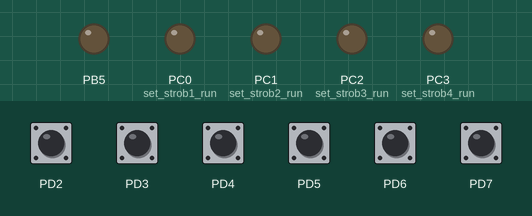
Bench run of a program on a simulated ATmega168, built with avr-gcc and emulated at 16 MHz. Parts: output pins drawn as LEDs (lit = HIGH). Inputs (shaded band) come from the test bench; at power-on: PD2, PD3 HIGH, PD4–7 LOW.

Above: at 1.3 s.
1.4 s: PD4 pulled HIGH for 0.15 s
At 2.0 s:
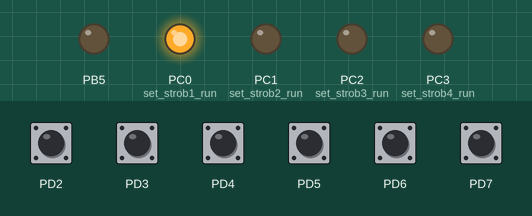
4.5 s: PD5 pulled HIGH for 0.15 s
At 5.5 s:
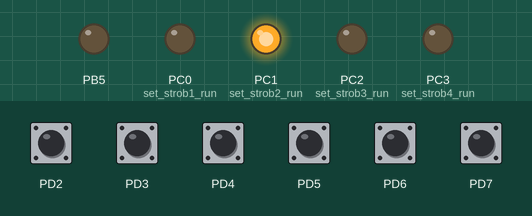
7.6 s: PD6 pulled HIGH for 0.15 s
At 7.9 s:
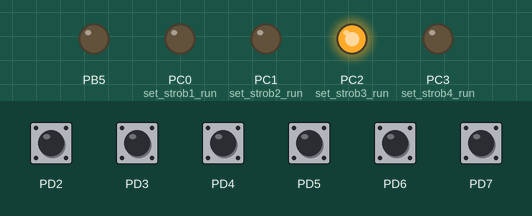
10.7 s: PD7 pulled HIGH for 0.15 s
At 11.4 s:
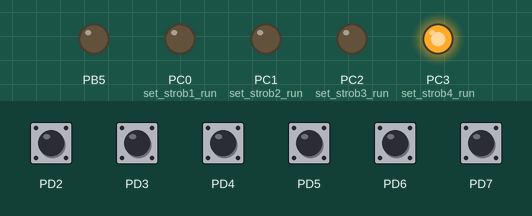
13.8 s: PD7 pulled HIGH for 1 s
At 16.7 s:
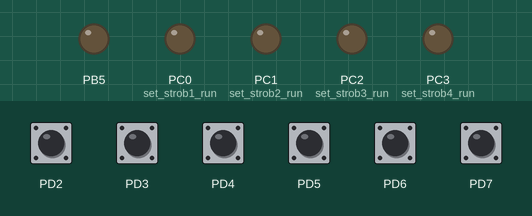
17.0 s: PD4 pulled HIGH for 1 s
At 17.4 s:
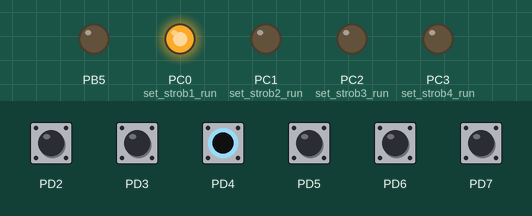
Timing chart, 0 to 20.2 s (numbered marks = the images above; inputs shaded):
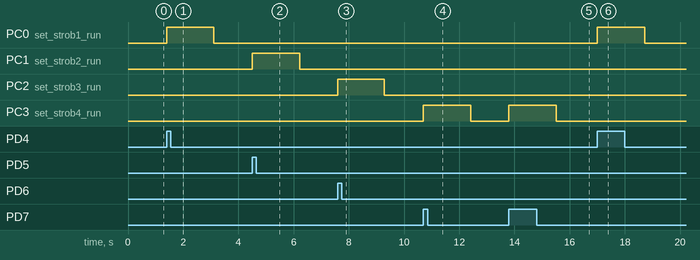

The program:

STKbd.c
```c
/*
 * STKbd.c
 *
 * Created: 04.09.2017 15:50:54
 *  Author: Artp
 */


#include <avr/io.h>
#include <avr/interrupt.h>
#include <avr/pgmspace.h>

#include <util/delay.h>
#include <string.h>
#include <stdio.h>

#include "uart.h"
#include "timer.h"

//#define CONSOLE_DEBUG 1
#undef CONSOLE_DEBUG
#include "debug.h"

#define STROB_TIMEOUT (clock_time_t)(CLOCK_SECOND * 17 / 10)
#define STROB_PAUSE (clock_time_t)(CLOCK_SECOND * 5 / 10)
//#define STROB_TIMEOUT (clock_time_t)(CLOCK_SECOND * 5)

//=============== Pin assigment
/*
#define KEY1 PORTD4		// D4
#define KEY2 PORTD5		// D5
#define KEY3 PORTD6		// D6
#define KEY4 PORTD7		// D7

#define RS1 PORTB0		// Rotation sensor #1 (8) (2) - PD2 - INT0
#define RS2 PORTB1		// Rotation sensor #2 (9) (3) - PD3 - INT1

#define STROB1			// PORTC0 (A0)
#define STROB2			// PORTC1 (A1)
#define STROB3			// PORTC2 (A2)
#define STROB4			// PORTC3 (A3)

// KEY1, KEY2, RS1 -> STROB1,STROB2
*/

// first channel
#define key1_pressed bit_is_set(PIND,PORTD4)
#define key2_pressed bit_is_set(PIND,PORTD5)

#define set_strob1_run (PORTC |= _BV(PORTC0))
#define set_strob1_stop (PORTC &= ~_BV(PORTC0))
#define strob1_runing (PINC & _BV(PORTC0))

#define set_strob2_run (PORTC |= _BV(PORTC1))
#define set_strob2_stop (PORTC &= ~_BV(PORTC1))
#define strob2_runing (PINC & _BV(PORTC1))

#define set_strob12_stop (PORTC &= ~( _BV(PORTC1) | _BV(PORTC0)))
#define strob12_runing (PINC & (_BV(PORTC1) | _BV(PORTC0) ) )

struct timer timer_c1;	// äëèíà ñòðîáà
struct timer timer_t1;	// ïàóçà ìåæäó ñòðîáàìè

// second channel
#define key3_pressed bit_is_set(PIND,PORTD6)
#define key4_pressed bit_is_set(PIND,PORTD7)

#define set_strob3_run (PORTC |= _BV(PORTC2))
#define set_strob3_stop (PORTC &= ~_BV(PORTC2))
#define strob3_runing (PINC & _BV(PORTC1))

#define set_strob4_run (PORTC |= _BV(PORTC3))
#define set_strob4_stop (PORTC &= ~_BV(PORTC3))
#define strob4_runing (PINC & _BV(PORTC0))

#define set_strob34_stop (PORTC &= ~( _BV(PORTC3) | _BV(PORTC2)))
#define strob34_runing (PINC & (_BV(PORTC3) | _BV(PORTC2) ) )

struct timer timer_c2;
struct timer timer_t2;	// ïàóçà ìåæäó ñòðîáàìè


ISR(INT0_vect){
/*
	if ( bit_is_clear(PINB,PORTB5)  ) {
		PORTB |= _BV(PORTB5);
		} else {
		PORTB &= ~_BV(PORTB5);
	}
*/
	set_strob12_stop;
	timer_set( &timer_t1, STROB_PAUSE);
}

ISR(INT1_vect){
/*
	if ( bit_is_clear(PINB,PORTB5)  ) {
		PORTB |= _BV(PORTB5);
		} else {
		PORTB &= ~_BV(PORTB5);
	}
*/
	set_strob34_stop;
	timer_set( &timer_t2, STROB_PAUSE);
}

int main(void)
{

	// input - keys (4-7) and Rotation sensors (2-3)
	DDRD = (0<<PORTD2) | (0<<PORTD3) | (0<<PORTD4) | (0<<PORTD5) | (0<<PORTD6) | (0<<PORTD7);
	PORTD = (0<<PORTD2) | (0<<PORTD3) | (0<<PORTD4) | (0<<PORTD5) | (0<<PORTD6) | (0<<PORTD7);

	EICRA |= _BV(ISC11) | _BV(ISC01);	// çàäíèé ôðîíò
	EIMSK = _BV(INT1) | _BV(INT0);

	// output - 0-3 strobs
	DDRC = (1<<PORTC0) | (1<<PORTC1) | (1<<PORTC2) | (1<<PORTC3);
	PORTC = 0;

	// LED - PORTB5 and rotation sensors: RS1 - PORTB0, RS2 - PORTB1
	DDRB |= (1<<PORTB5) | (0<<PORTB0) | (0<<PORTB1);
	PORTB = 0;
//	PCICR |=  _BV(PCIE0);
//	PCMSK0 |= ( _BV(PCINT0) | _BV(PCINT1) );

	//PORTB &= ~(1<<PORTB5);			// çàïèøåì 0

//	uart_init();


	clock_init();
	timer_set( &timer_t1, STROB_PAUSE);
	timer_set( &timer_t2, STROB_PAUSE);

	sei();

    while(1)
    {
		// ïåðâûé êàíàë
		if( strob12_runing ){								// çíà÷èò íàõîäèìñÿ â ïðîöåññå ãåíåðàöèè ñòðîáà
			if( timer_expired( &timer_c1 ) ) {				// ìîæåò ñëèøêîì äîëãî ãåíåðèðóåì?
				set_strob12_stop;
				timer_set( &timer_t1, STROB_PAUSE);
			}
		} else {											// ñòðîáà íåò, çíà÷èò ìîæíî îïðàøèâàòü êëàâèøè
			if (timer_expired(&timer_t1)) {
				if (key1_pressed ) {
					timer_set( &timer_c1, STROB_TIMEOUT);
					set_strob1_run;
				} else if (key2_pressed) {
					timer_set( &timer_c1, STROB_TIMEOUT);
					set_strob2_run;
				}
			}
		} // çàêîí÷èëè ñ ïåðâûì êàíàëîì
		// âòîðîé êàíàë
		if( strob34_runing ){								// çíà÷èò íàõîäèìñÿ â ïðîöåññå ãåíåðàöèè ñòðîáà
			if( timer_expired( &timer_c2 ) ) {				// ìîæåò ñëèøêîì äîëãî ãåíåðèðóåì?
				set_strob34_stop;
				timer_set( &timer_t2, STROB_PAUSE);
			}
		} else {											// ñòðîáà íåò, çíà÷èò ìîæíî îïðàøèâàòü êëàâèøè
			if (timer_expired(&timer_t2)) {
				if (key3_pressed ) {
					timer_set( &timer_c2, STROB_TIMEOUT);
					set_strob3_run;
					} else if (key4_pressed) {
					timer_set( &timer_c2, STROB_TIMEOUT);
					set_strob4_run;
				}
			}
		} // çàêîí÷èëè ñ âòîðûì êàíàëîì

    }
}
```

clock.c
```c
// (licence header left out)
#include <avr/interrupt.h>

#include "clock.h"

static clock_time_t time;

/* Overflow interrupt */
ISR(TIMER1_COMPA_vect)
{
	time += 1;
}

void clock_init()
{
	time = 0;
	/* Enable compare A interrupt */
	TIMSK1 |= _BV(OCIE1A);

	/* f_cpu / 1024 and CTC mode */
//	TCCR1B |= _BV(CS12) | _BV(CS10) | _BV(WGM12);
//	OCR1A = 6104; /* Magical constant - 2Hz */

	/* f_cpu / 256 and CTC mode */
	TCCR1B |= _BV(CS12) | _BV(WGM12);
//	OCR1A = 6250; /* Magical constant - 10Hz - 100 ms */
	OCR1A = 125; /* Magical constant - 50Hz - 2 ms */
}

clock_time_t clock_time()
{
	return time;
}

void clock_set(clock_time_t t)
{
	time = t;
}
```

clock.h
```c
// (licence header left out)
#ifndef __CLOCK_H__
#define __CLOCK_H__

#include <stdint.h>

typedef uint32_t clock_time_t; /* This should serve for some time */
//#define CLOCK_CONF_SECOND		(clock_time_t)10
#define CLOCK_CONF_SECOND		(clock_time_t)500


/**
 * A second, measured in system clock time.
 *
 * \hideinitializer
 */
#ifdef CLOCK_CONF_SECOND
#define CLOCK_SECOND CLOCK_CONF_SECOND
#else
#define CLOCK_SECOND (clock_time_t)32
#endif


#define clock_time_seconds() (clock_time() / CLOCK_CONF_SECOND)
#define clock_set_seconds(x) clock_set((x) * CLOCK_CONF_SECOND)

void clock_set(clock_time_t t);
clock_time_t clock_time();

void clock_init();

#endif /* __CLOCK_H__ */
```

debug.h
```c
/*
 * debug.h
 *
 * Created: 16.11.2016 18:41:07
 *  Author: Artp
 */


#ifndef DEBUG_H_
#define DEBUG_H_

#include <stdio.h>
#include <avr/pgmspace.h>

#ifdef CONSOLE_DEBUG
	#define debug_print(fmt, ...) \
	do { if (CONSOLE_DEBUG) fprintf(stdout, "%s(%lu): " fmt, __FUNCTION__, clock_time(), ##__VA_ARGS__); } while (0)


	#define debug_print_P(msg) \
	do { if (CONSOLE_DEBUG) fprintf_P(stdout, PSTR("%s(%lu): %S"), __FUNCTION__, clock_time(), PSTR(msg)  ); } while (0)

#else
	#define debug_print(fmt, ...) asm("nop")
	#define debug_print_P(fmt, ...) asm("nop")

#endif // DEBUG


#endif /* DEBUG_H_ */
```

timer.h
```c
/**
 * \defgroup timer Timer library
 *
 * The timer library provides functions for setting, resetting and
 * restarting timers, and for checking if a timer has expired. An
 * application must "manually" check if its timers have expired; this
 * is not done automatically.
 *
 * A timer is declared as a \c struct \c timer and all access to the
 * timer is made by a pointer to the declared timer.
 *
 * \note The timer library uses the \ref clock "Clock library" to
 * measure time. Intervals should be specified in the format used by
 * the clock library.
 *
 * @{
 */


/**
 * \file
 * Timer library header file.
 * \author
 * Adam Dunkels <adam@sics.se>
 */

/*
 * Copyright (c) 2004, Swedish Institute of Computer Science.
 * All rights reserved.
 *
 * Redistribution and use in source and binary forms, with or without
 * modification, are permitted provided that the following conditions
 * are met:
 * 1. Redistributions of source code must retain the above copyright
 *    notice, this list of conditions and the following disclaimer.
 * 2. Redistributions in binary form must reproduce the above copyright
 *    notice, this list of conditions and the following disclaimer in the
 *    documentation and/or other materials provided with the distribution.
 * 3. Neither the name of the Institute nor the names of its contributors
 *    may be used to endorse or promote products derived from this software
 *    without specific prior written permission.
 *
 * THIS SOFTWARE IS PROVIDED BY THE INSTITUTE AND CONTRIBUTORS ``AS IS'' AND
 * ANY EXPRESS OR IMPLIED WARRANTIES, INCLUDING, BUT NOT LIMITED TO, THE
 * IMPLIED WARRANTIES OF MERCHANTABILITY AND FITNESS FOR A PARTICULAR PURPOSE
 * ARE DISCLAIMED.  IN NO EVENT SHALL THE INSTITUTE OR CONTRIBUTORS BE LIABLE
 * FOR ANY DIRECT, INDIRECT, INCIDENTAL, SPECIAL, EXEMPLARY, OR CONSEQUENTIAL
 * DAMAGES (INCLUDING, BUT NOT LIMITED TO, PROCUREMENT OF SUBSTITUTE GOODS
 * OR SERVICES; LOSS OF USE, DATA, OR PROFITS; OR BUSINESS INTERRUPTION)
 * HOWEVER CAUSED AND ON ANY THEORY OF LIABILITY, WHETHER IN CONTRACT, STRICT
 * LIABILITY, OR TORT (INCLUDING NEGLIGENCE OR OTHERWISE) ARISING IN ANY WAY
 * OUT OF THE USE OF THIS SOFTWARE, EVEN IF ADVISED OF THE POSSIBILITY OF
 * SUCH DAMAGE.
 *
 * This file is part of the uIP TCP/IP stack
 *
 * Author: Adam Dunkels <adam@sics.se>
 *
 * $Id: timer.h,v 1.3 2006/06/11 21:46:39 adam Exp $
 */
#ifndef __TIMER_H__
#define __TIMER_H__

#include "clock.h"

// true/false defines
#ifndef false
#define false	0
#endif

#ifndef true
#define true		-1
#endif

/**
 * A timer.
 *
 * This structure is used for declaring a timer. The timer must be set
 * with timer_set() before it can be used.
 *
 * \hideinitializer
 */
struct timer {
	clock_time_t start;
	clock_time_t interval;
};

#define timer_set(t, i)				\
	do {							\
		(t)->interval = (i);		\
		(t)->start = clock_time();	\
	} while(0)

#define timer_reset(t) \
	((t)->start += (t)->interval)

#define timer_tryreset(t) \
	(timer_expired(t) ? timer_reset(t) || true : false)

#define timer_restart(t) \
	((t)->start = clock_time())

#define timer_tryrestart(t) \
	(timer_expired(t) ? timer_restart(t) || true : false)

#define timer_expired(t) \
	((clock_time_t)(clock_time() - (t)->start) >= (clock_time_t)(t)->interval)

#endif /* __TIMER_H__ */

/** @} */
```

uart.h
```c
/*
 * uart.h
 *
 * Created: 14.11.2016 12:23:34
 *  Author: Artp
 */


#ifndef UART_H_
#define UART_H_

int uart_putchar(char c, FILE *stream);
int uart_getchar( FILE *stream);
int uart_ready();
void uart_init();

extern FILE console;

#endif /* UART_H_ */
```

uart_w.c
```c
/*
 * uart_w.c
 *
 * Created: 14.11.2016 12:21:59
 *  Author: Artp
 */

#include <avr/io.h>
#include <stdio.h>

#define BAUD 9600
#include <util/setbaud.h>

#include "uart.h"

FILE console = FDEV_SETUP_STREAM(uart_putchar, uart_getchar, _FDEV_SETUP_RW);

int uart_putchar(char c, FILE *stream)
{
	if (c == '\n')
	uart_putchar('\r', stream);
	loop_until_bit_is_set(UCSR0A, UDRE0);
	UDR0 = c;
	return 0;
}

int uart_getchar( FILE *stream)
{
	char c;
	while ( !(UCSR0A & (1<<RXC0)) ) {};
	c = UDR0;
	uart_putchar(c, stream);
	return c;
}

int uart_ready(void)
{
	return (UCSR0A & (1<<RXC0));
}

void uart_init() {
	UBRR0H = UBRRH_VALUE;
	UBRR0L = UBRRL_VALUE;

	#if USE_2X
	UCSR0A |= _BV(U2X0);
	#else
	UCSR0A &= ~(_BV(U2X0));
	#endif

	UCSR0C = _BV(UCSZ01) | _BV(UCSZ00); /* 8-bit data */
	UCSR0B = _BV(RXEN0) | _BV(TXEN0);   /* Enable RX and TX */

	stdin = stdout = &console;
}
```

Measured:
- after the input at 1.4 s, PC0 (set_strob1_run): LOW → HIGH at once, → LOW 1.7 s later
- after the input at 4.5 s, PC1 (set_strob2_run): LOW → HIGH at once, → LOW 1.7 s later
- after the input at 7.6 s, PC2 (set_strob3_run): LOW → HIGH at once, → LOW 1.7 s later
- after the input at 10.7 s, PC3 (set_strob4_run): LOW → HIGH at once, → LOW 1.7 s later
- after the input at 13.8 s, PC3 (set_strob4_run): LOW → HIGH at once, → LOW 1.7 s later
- after the input at 17.0 s, PC0 (set_strob1_run): LOW → HIGH at once, → LOW 1.7 s later
